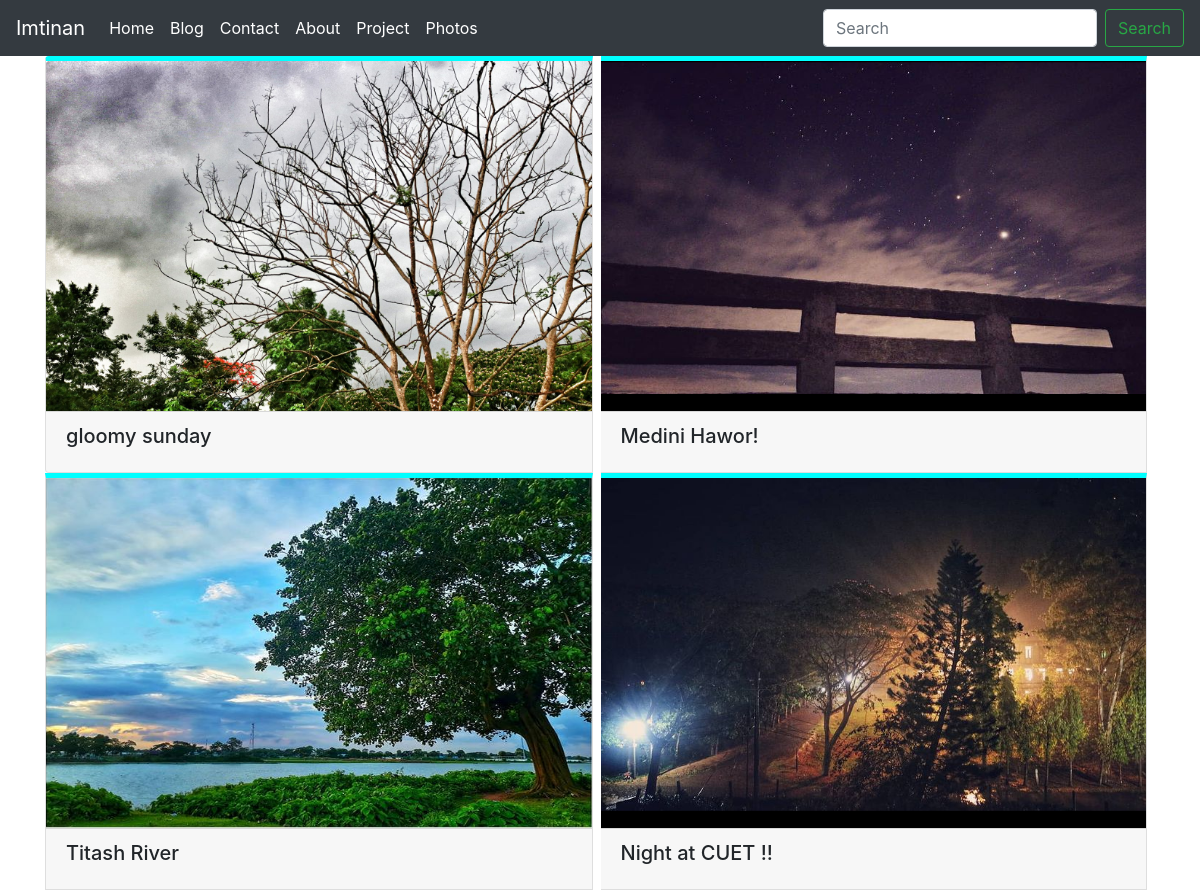
/photos/, run on the app's committed database.
### imtinan/models.py (models this page shows, shortened)
class Photos(models.Model):
	image=models.ImageField(upload_to='portfolio/blog/images')
	caption=models.CharField(max_length=100)

### imtinan/views.py (the view)
# urls.py: path('photos/',views.photos,name='photos'),
def  photos(request):
	photos=Photos.objects.all()
	return render(request,'imtinan/photos.html',{'photos':photos})

### imtinan/templates/imtinan/photos.html (shortened to what this page needs)
{% extends 'imtinan/base.html' %}
{% block content %}
<div class="container">
    <div class="card-group">
      {% for photo in photos %}
        <div class="card mr-2" style="border-top-style: solid;width: 22rem; border-top-color: cyan;border-top-width: 5px">
          <img src="{{photo.image.url}}" class="card-img-top" alt="..." style="height: 350px;width:auto">
          <div class="card-footer">
            <h5 class="card-title">{{photo.caption}}</h5>
          </div>
        </div>
      {% endfor  %}
    </div>
  </div>
 {% endblock %}

### data on the page
Photos: image (picture), caption "gloomy sunday"
Photos: image (picture), caption "Medini Hawor!"
Photos: image (picture), caption "Titash River"
Photos: image (picture), caption "Night at CUET !!"
